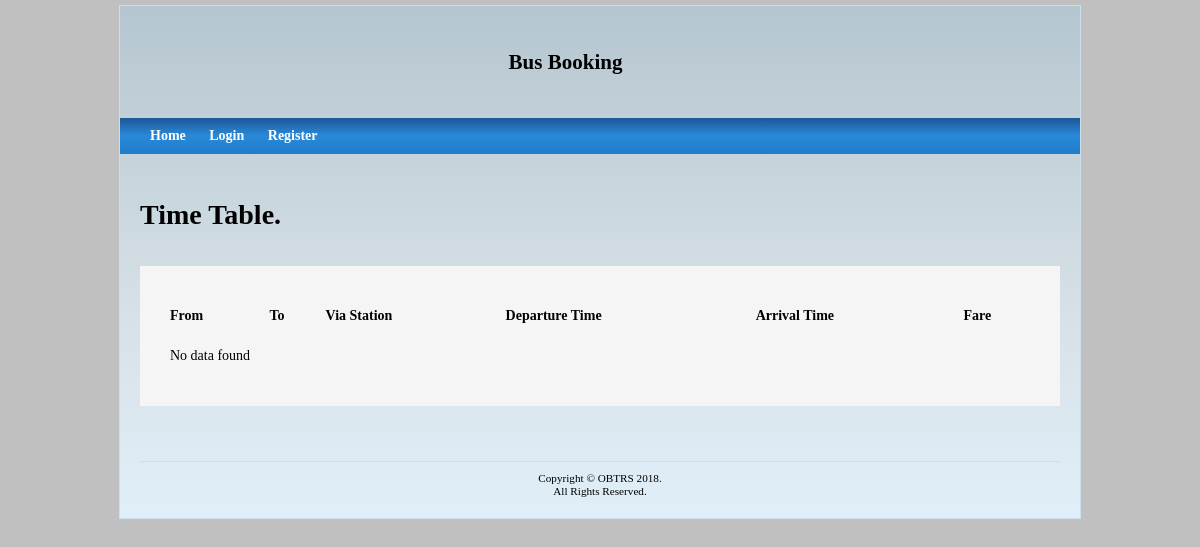
/timetable.php, run on an earlier commit of the app's database.
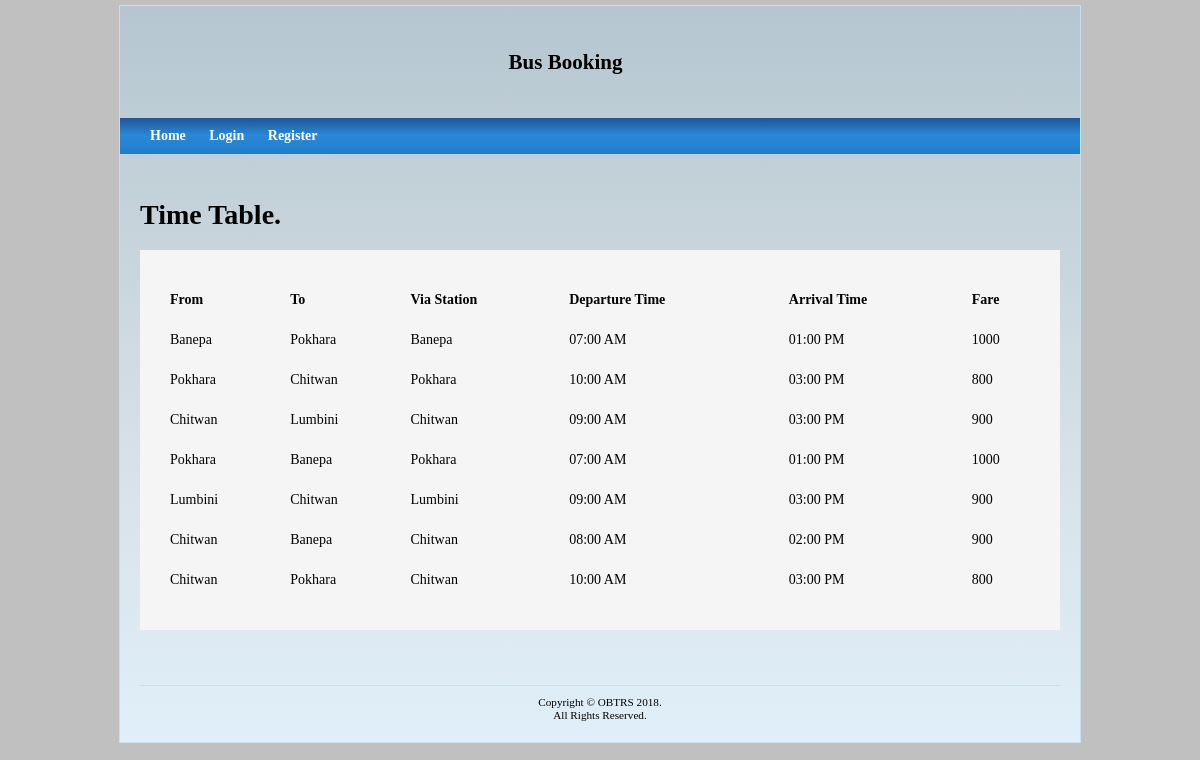
And on a later commit of the database.
### tables this page shows
CREATE TABLE `time_table` (
  `route_id` int(11) NOT NULL,
  `departure_station` varchar(50) NOT NULL,
  `arrival_station` varchar(50) NOT NULL,
  `via_station` varchar(50) NOT NULL,
  `departure_time` varchar(50) NOT NULL,
  `arrival_time` varchar(50) NOT NULL,
  `rent` int(11) NOT NULL
);

### timetable.php (the view, shortened to what this page needs)
<?php
    include 'dbconnect.php';
?>
<!DOCTYPE html>
<html lang="en" class="js csstransitions">
<head>
    <link rel="stylesheet" href="assets/css/normalize.css" />
    <link href="assets/css/index.css" type="text/css" rel="stylesheet" />
    <link href="assets/css/normalize.css" type="text/css" rel="stylesheet" />
</head>
<body>
    <div id="pagewrapper">
        <div id="topbg"></div>
        <div id="systemName">
            <h1>Bus Booking</h1>
        </div>
        <div id="header">
            <div id="mainmenu">
                <header>
                    <ul>
                        <li><a href="index.php">Home</a></li>
                        <li><a href="login.php">Login</a></li>
                        <li><a href="register.php">Register</a></li>
                    </ul>
                </header>
            </div>
        </div>
        <div id="content">
            <div class="row" style="margin: 25px 0;">
                <h1> Time Table.</h1>
                <table border="0" class="busdataarea" cellpadding="0" cellspacing="20" style="width:100%; margin: 0; float:none; padding: 20px 10px;">
                    <thead style="text-align: left;">
                        <tr>
                            <th>From</th>
                            <th>To</th>
                            <th>Via Station</th>
                            <th>Departure Time</th>
                            <th>Arrival Time</th>
                            <th>Fare</th>
                        </tr>
                    </thead>
                    <?php
                    $sql = "SELECT * FROM `time_table`";
                    $run = mysqli_query($db,$sql);
                    $rows = mysqli_num_rows($run);
                    if($rows>0){
                        while($data = mysqli_fetch_object($run)){
                            echo "<td>".$data -> departure_station."</td>";
                            echo "<td>".$data -> arrival_station."</td>";
                            echo "<td>".$data -> via_station."</td>";
                            if(empty($data -> departure_time)){
                                $departure_time = "--:-- AM";
                            }else{
                                $departure_time = date('h:i A', strtotime($data -> departure_time));
                            }
                            echo "<td>".$departure_time."</td>";
                            if(empty($data -> arrival_time)){
                                $arrival_time = "--:-- PM";
                            }else{
                                $arrival_time = date('h:i A', strtotime($data -> arrival_time));
                            }
                            echo "<td>".$arrival_time."</td>";
                            echo "<td>".$data -> rent."</td></tr>";
                        }
                    }
                    else{
                            echo "<td colspan='5'> No data found </td><br/>";
                        }
                    ?>
                </table>
            </div>
        </div>
        <div id="footer">
            Copyright © OBTRS 2018.<br> All Rights Reserved.
        </div>
    </div>
</body>
</html>

### assets/css/index.css (style rules this page uses)
* { margin: 0; padding: 0; }
body { background: silver; font-family: Times New Roman; font-size: 14px; }
#pagewrapper { margin: 0 auto; width: 960px; margin-top: 5px; margin-bottom: 5px; background: white; border: 1px solid #C9E0ED; position: relative; background: #f2f6f8; background: -moz-linear-gradient(top, #f2f6f8 0%, #b5c6d0 0%, #d8e1e7 62%, #e0eff9 100%); background: -webkit-gradient(linear, left top, left bottom, color-stop(0%, #f2f6f8), color-stop(0%, #b5c6d0), color-stop(62%, #d8e1e7), color-stop(100%, #e0eff9)); background: -webkit-linear-gradient(top, #f2f6f8 0%, #b5c6d0 0%, #d8e1e7 62%, #e0eff9 100%); background: -o-linear-gradient(top, #f2f6f8 0%, #b5c6d0 0%, #d8e1e7 62%, #e0eff9 100%); background: -ms-linear-gradient(top, #f2f6f8 0%, #b5c6d0 0%, #d8e1e7 62%, #e0eff9 100%); background: linear-gradient(to bottom, #f2f6f8 0%, #b5c6d0 0%, #d8e1e7 62%, #e0eff9 100%); filter: progid: DXImageTransform.Microsoft.gradient( startColorstr='#f2f6f8', endColorstr='#e0eff9', GradientType=0); }
#topbg { position: absolute; background: url(../image/t1.png) no-repeat; height: 180px; width: 295px; float: right; right: 0; }
#systemName { padding: 20px; margin: 10px 16px; font-size: 75%; width: 819px; text-align: center; font-family: "Times New Roman", Georgia, Serif; }
#mainmenu { background: #1e5799; background: -moz-linear-gradient(top, #1e5799 0%, #2989d8 49%, #207cca 100%, #7db9e8 100%); background: -webkit-gradient(linear, left top, left bottom, color-stop(0%, #1e5799), color-stop(49%, #2989d8), color-stop(100%, #207cca), color-stop(100%, #7db9e8)); background: -webkit-linear-gradient(top, #1e5799 0%, #2989d8 49%, #207cca 100%, #7db9e8 100%); background: -o-linear-gradient(top, #1e5799 0%, #2989d8 49%, #207cca 100%, #7db9e8 100%); background: -ms-linear-gradient(top, #1e5799 0%, #2989d8 49%, #207cca 100%, #7db9e8 100%); background: linear-gradient(to bottom, #1e5799 0%, #2989d8 49%, #207cca 100%, #7db9e8 100%); filter: progid: DXImageTransform.Microsoft.gradient( startColorstr='#1e5799', endColorstr='#7db9e8', GradientType=0); }
#mainmenu ul { padding: 10px 20px 10px 20px; margin: 0px; }
#mainmenu ul li { display: inline; }
#header a { color: #fff; background: #436fac; padding: 4px 15px; text-decoration: none; font-size: 15px; font-weight: bolder; }
#mainmenu ul li a { color: #ffffff; background-color: transparent; font-size: 14px; font-weight: bold; text-decoration: none; padding: 11px 10px; }
#content { padding: 20px; }
#footer { padding: 10px; margin: 10px 20px; font-size: 0.8em; text-align: center; border-top: 1px solid #C9E0ED; }
.busdataarea { height: auto; width: auto; background-color: #F5F5F5; padding: 10px; float: left; margin-left: 0px; margin-bottom: 10px; margin-top: 20px; margin-right: 650px; line-height: 20px; }
td { font-size: 14px; }

What changed in the data, as far as the page shows it:
added time_table: departure_station "Banepa", arrival_station "Pokhara", via_station "Banepa", departure_time "07:00 AM", arrival_time "01:00 PM", rent "1000"
added time_table: departure_station "Pokhara", arrival_station "Chitwan", via_station "Pokhara", departure_time "10:00 AM", arrival_time "03:00 PM", rent "800"
added time_table: departure_station "Chitwan", arrival_station "Lumbini", via_station "Chitwan", departure_time "09:00 AM", arrival_time "03:00 PM", rent "900"
added time_table: departure_station "Pokhara", arrival_station "Banepa", via_station "Pokhara", departure_time "07:00 AM", arrival_time "01:00 PM", rent "1000"
added time_table: departure_station "Lumbini", arrival_station "Chitwan", via_station "Lumbini", departure_time "09:00 AM", arrival_time "03:00 PM", rent "900"
added time_table: departure_station "Chitwan", arrival_station "Banepa", via_station "Chitwan", departure_time "08:00 AM", arrival_time "02:00 PM", rent "900"
added time_table: departure_station "Chitwan", arrival_station "Pokhara", via_station "Chitwan", departure_time "10:00 AM", arrival_time "03:00 PM", rent "800"
Also different on the page:
text no longer shown: "No data found"
